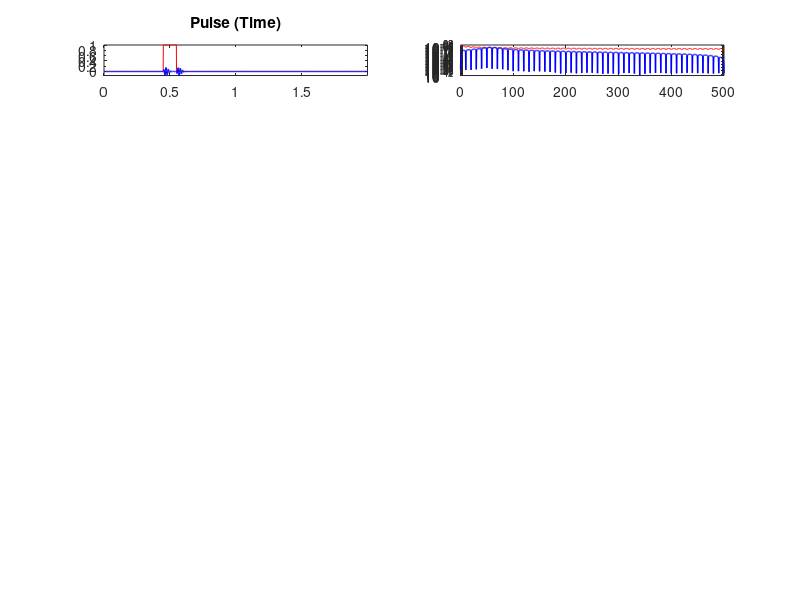

This figure's MATLAB source: (Note: this script raises an error after producing the figure.)
clear; clc; close all;

%% 1. Parameters & Filter Setup
Fs = 1000;              % Sampling Freq
T_total = 2;            % Duration
t = 0:1/Fs:T_total-1/Fs;
L = length(t);
f = Fs*(0:(L/2))/L;

% Define Bandpass Filter Specifications
f_center = 60;          % Center frequency (Hz)
bw = 20;                % Bandwidth (Hz)
[num, den] = butter(2, [f_center-bw/2, f_center+bw/2]/(Fs/2), 'bandpass');
sys = tf(num, den, 1/Fs); % Discrete-time system

%% 2. Define Input Signals
% (Adjusting frequencies to interact interestingly with a 60Hz BPF)
inputs = {
    abs(t-0.5) <= 0.05,                         % Pulse (Short)
    (1 - abs(t-1)) .* (abs(t-1) <= 1),          % Triangle
    sin(2*pi*60*t),                             % Sine (Exactly at center)
    sin(2*pi*10*t),                             % Sine (Far below - should be blocked)
    exp(-5*t),                                  % Exponential (Mostly low freq)
    sinc(50*(t-1)),                             % Sinc (Wide freq spread)
    sin(2*pi*10*t).*cos(2*pi*60*t),             % Modulated 1 (Carrier at 60Hz)
    sin(2*pi*150*t)                             % Sine (Far above - should be blocked)
};
names = {'Pulse','Triangle','60Hz Sine','10Hz Sine','Exp','Sinc','Modulated 60Hz','150Hz Sine'};

%% 3. Simulation and PSD Calculation
figure('Name', 'Bandpass Filter Analysis', 'Units', 'normalized', 'Position', [0.1 0.05 0.8 0.9]);

for i = 1:8
    u = inputs{i};
    
    % Filter the signal
    y = filter(num, den, u);
    
    % Power Density (PSD)
    U_fft = fft(u)/L;
    Y_fft = fft(y)/L;
    psd_in = abs(U_fft(1:L/2+1)).^2;
    psd_out = abs(Y_fft(1:L/2+1)).^2;
    
    % Plotting Time Domain
    subplot(8, 2, 2*i-1);
    plot(t, u, 'r', t, y, 'b', 'LineWidth', 1);
    title([names{i} ' (Time)']);
    axis tight;
    if i==8, xlabel('Time (s)'); end
    
    % Plotting PSD
    subplot(8, 2, 2*i);
    semilogy(f, psd_in, 'r', f, psd_out, 'b', 'LineWidth', 1);
    hold on; 
    xline(f_center - bw/2, '--k'); xline(f_center + bw/2, '--k'); 
    hold off;
    title([names{i} ' (PSD)']);
    grid on; xlim([0 200]);
    if i==8, xlabel('Freq (Hz)'); end
end